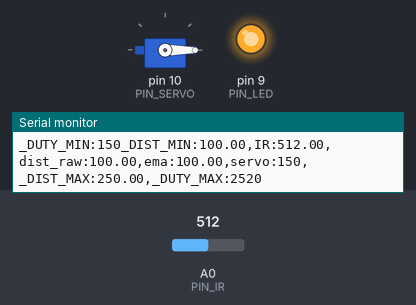
A sketch run on a simulated Arduino Uno, built with avr-gcc and run on an emulated ATmega328P. Parts: servo, output pins drawn as LEDs (lit = HIGH), the last lines printed to the serial monitor. The inputs (shaded band) are chosen by the test bench; at power-on: A0 (PIN_IR) = 512.

Above: at 1.2 s.
1.3 s: A0 (PIN_IR) set to 481
At 1.9 s:
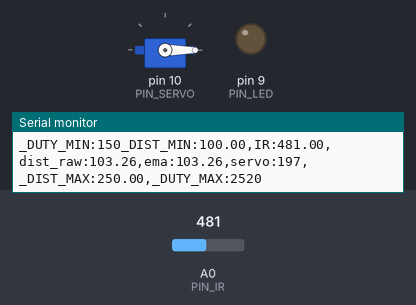
2.8 s: A0 (PIN_IR) set to 306
At 4.1 s:
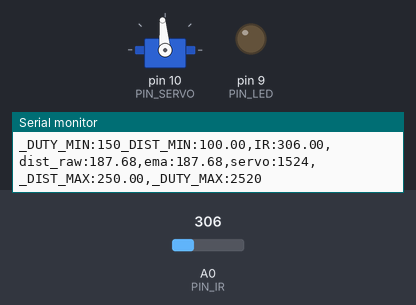
4.5 s: A0 (PIN_IR) set to 240
At 5.6 s:
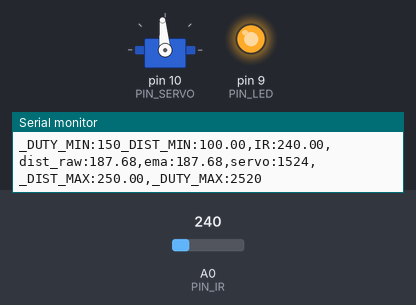
6.0 s: A0 (PIN_IR) set to 243
At 7.3 s:
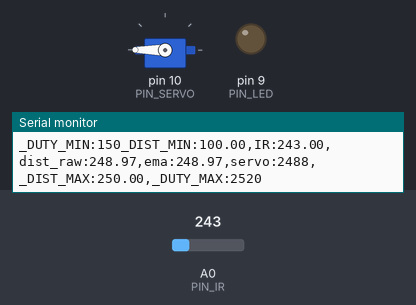
7.6 s: A0 (PIN_IR) set to 260
At 8.4 s:
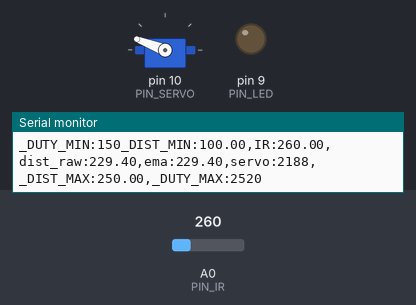
9.2 s: A0 (PIN_IR) set to 140
At 10.3 s:
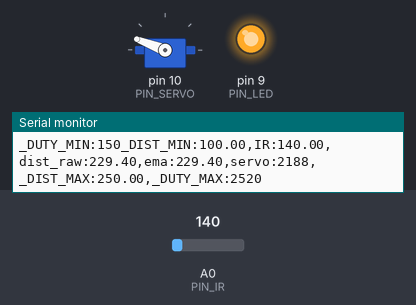
Timing chart, 0 to 11.7 s (numbered marks = the images above; inputs shaded):
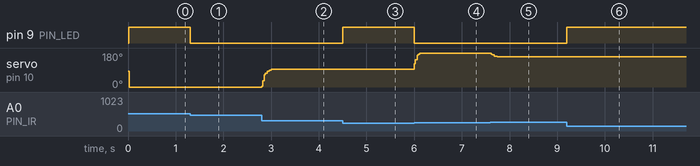

The sketch:

17_example_3.ino
```cpp
#include <Servo.h>

// Arduino pin assignment

#define PIN_IR    0         // IR sensor at Pin A0
#define PIN_LED   9
#define PIN_SERVO 10

#define _DUTY_MIN 150  // servo full clock-wise position (0 degree)
#define _DUTY_NEU 1402  // servo neutral position (90 degree)
#define _DUTY_MAX 2520  // servo full counter-clockwise position (180 degree)

#define _DIST_MIN  100.0   // minimum distance 100mm
#define _DIST_MAX  250.0   // maximum distance 250mm

#define _EMA_ALPHA  0.3      // for EMA Filter

#define LOOP_INTERVAL 20   // Loop Interval (unit: msec)

Servo myservo;
unsigned long last_loop_time;   // unit: msec

float dist_prev = _DIST_MIN;
float dist_ema = _DIST_MIN;

void setup()
{
  pinMode(PIN_LED, OUTPUT);

  myservo.attach(PIN_SERVO);
  myservo.writeMicroseconds(_DUTY_NEU);

  Serial.begin(1000000);    // 1,000,000 bps
}

void loop()
{
  unsigned long time_curr = millis();
  int duty;
  float a_value, dist_raw;

  // wait until next event time
  if (time_curr < (last_loop_time + LOOP_INTERVAL))
    return;
  last_loop_time += LOOP_INTERVAL;

  a_value = analogRead(PIN_IR);
  dist_raw = ((6762.0 / (a_value - 9.0)) - 4.0) * 10.0;

  // Put range Filter code here (_DIST_MIN ~ _DIST_MAX)
  // and turn on LED if the distance is in the range
  if ((dist_raw == 0.0) || (dist_raw > _DIST_MAX)) {
    dist_raw = dist_prev;           // Cut higher than maximum
    digitalWrite(PIN_LED, 1);       // LED OFF
  } else if (dist_raw < _DIST_MIN) {
    dist_raw = dist_prev;           // cut lower than minimum
    digitalWrite(PIN_LED, 1);       // LED OFF
  } else {    // In desired Range
    dist_prev = dist_raw;
    digitalWrite(PIN_LED, 0);       // LED ON
  }

  // Put EMA filter code here
  dist_ema = (_EMA_ALPHA * dist_raw) + ((1.0 - _EMA_ALPHA) * dist_ema);

  //duty = map(dist_ema, _DIST_MIN, _DIST_MAX, _DUTY_MIN, _DUTY_MAX);
  duty = duty = map(dist_ema, _DIST_MIN, _DIST_MAX, _DUTY_MIN, _DUTY_MAX); // Put map() equivalent code here

  myservo.writeMicroseconds(duty);

  Serial.print("_DUTY_MIN:");  Serial.print(_DUTY_MIN);
  Serial.print("_DIST_MIN:");  Serial.print(_DIST_MIN);
  Serial.print(",IR:");        Serial.print(a_value);
  Serial.print(",dist_raw:");  Serial.print(dist_raw);
  Serial.print(",ema:");       Serial.print(dist_ema);
  Serial.print(",servo:");     Serial.print(duty);
  Serial.print(",_DIST_MAX:"); Serial.print(_DIST_MAX);
  Serial.print(",_DUTY_MAX:"); Serial.print(_DUTY_MAX);
  Serial.println("");
}
```

Measured:
- the behaviour switches between 493 and 492 on A0 (PIN_IR) (found by bisection; images 0 and 1)
- the behaviour switches between 242 and 243 on A0 (PIN_IR) (found by bisection; images 3 and 4)
- after the input at 1.3 s, pin 9 (PIN_LED): HIGH → LOW at once
- after the input at 2.8 s, servo on pin 10 (PIN_SERVO): 0° → 93° at once, → 95° 0.26 s later
- after the input at 4.5 s, pin 9 (PIN_LED): LOW → HIGH at once
- after the input at 6.0 s, pin 9 (PIN_LED): HIGH → LOW at once; servo on pin 10 (PIN_SERVO): 95° → 180° at once
- after the input at 7.6 s, servo on pin 10 (PIN_SERVO): 180° → 159° at once
- after the input at 9.2 s, pin 9 (PIN_LED): LOW → HIGH at once
